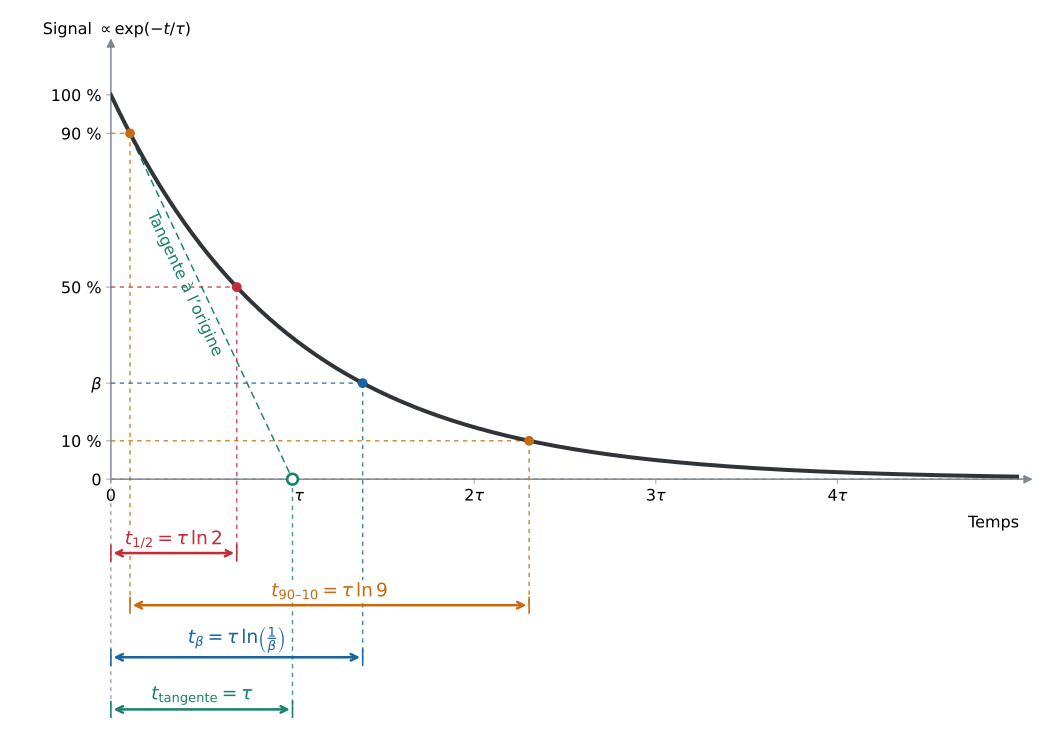

Generate this figure with Python:
"""Descente exponentielle : définitions graphiques des temps caractéristiques."""
from pathlib import Path
import os
os.environ.setdefault('MPLCONFIGDIR', '/tmp/matplotlib-rcmes')
import numpy as np
import matplotlib
matplotlib.use('Agg')
import matplotlib.pyplot as plt
from matplotlib.transforms import ScaledTranslation

out = Path(__file__).resolve().parent
plt.rcParams.update({'font.family': 'DejaVu Sans', 'font.size': 12,
                     'axes.spines.top': False, 'axes.spines.right': False})
fig, ax = plt.subplots(figsize=(11, 7.8))
fig.subplots_adjust(left=.105, right=.965, top=.94, bottom=.36)
blue, orange, purple, green = '#1764a0', '#c66b13', '#c42b38', '#19816b'
# beta est la fraction restante de la valeur initiale (0 < beta < 1).
tau = 1.0
beta = 0.25

def response(t):
    return np.exp(-t / tau)

def crossing(p):
    return tau * np.log(1 / p)

th, t10, t90 = [crossing(p) for p in [.5, .1, .9]]
tbeta = tau * np.log(1 / beta)
ttan = tau
t = np.linspace(0, 5 * tau, 1000)
ax.plot(t, response(t), color='#303438', lw=3, zorder=4)
ax.axhline(0, color='#63717c', lw=1.1, ls=(0,(3,3)), alpha=.8)
ax.plot([0,ttan], [1,0], color=green, lw=1.1, ls=(0,(5,3)))
ax.scatter([ttan],[0], s=65, facecolors='white', edgecolors=green, linewidths=2, zorder=6, clip_on=False)
ax.text(.20*tau,.69,'Tangente à l’origine', color=green, fontsize=12,
        rotation=-65, rotation_mode='anchor')
ax.set_xlim(0,5*tau)
ax.set_ylim(0,1.13)
ax.set_yticks([0,.1,beta,.5,.9,1], ['0','10 %',r'$\beta$','50 %','90 %','100 %'])
ax.set_xticks(np.arange(5) * tau, ['0', r'$\tau$', r'$2\tau$', r'$3\tau$', r'$4\tau$'])
# Décaler seulement l'étiquette tau, en conservant sa graduation à t = tau.
tau_label = ax.get_xticklabels()[1]
tau_label.set_transform(tau_label.get_transform() +
                        ScaledTranslation(5 / 72, 0, fig.dpi_scale_trans))
ax.set_xlabel('Temps', loc='right', labelpad=8)
ax.text(-.075, 1.025, r'Signal $\propto \exp(-t/\tau)$', transform=ax.transAxes, ha='left')
ax.spines[['left','bottom']].set_visible(False)
# Axes fléchés, indépendants des repères de construction.
for endpoint in [(1.015, 0), (0, 1.015)]:
    ax.annotate('', xy=endpoint, xytext=(0, 0), xycoords='axes fraction',
                arrowprops=dict(arrowstyle='-|>', color='#7d8790', lw=1.1,
                                mutation_scale=13, shrinkA=0, shrinkB=0),
                annotation_clip=False, zorder=2)
ax.tick_params(color='#a1aab2')
trans = ax.get_xaxis_transform()
def guide(x,level,row,color):
    ax.plot([0,x],[level,level], color=color, lw=1.1, ls=(0,(3,3)), alpha=.8)
    ax.plot([x,x],[level/ax.get_ylim()[1],row], transform=trans,
            color=color, lw=1.1, ls=(0,(3,3)), alpha=.8, clip_on=False)
    ax.scatter([x],[level], s=40, color=color, zorder=6)
def interval(a,b,row,color,label):
    ax.annotate('',xy=(a,row),xytext=(b,row),xycoords=trans,
                arrowprops=dict(arrowstyle='<->',color=color,lw=1.9),annotation_clip=False)
    for x in [a,b]:
        ax.plot([x,x],[row-.018,row+.018],transform=trans,color=color,lw=1.2,clip_on=False)
    ax.text((a+b)/2,row+.010,label,transform=trans,ha='center',va='bottom',
            color=color,fontsize=14,clip_on=False,
            bbox=dict(facecolor='white',edgecolor='none',pad=1.5))
# Les projections se prolongent jusqu'à la flèche propre à chaque définition.
for x,level,row,color in [(th,.5,-.17,purple),(t10,.1,-.29,orange),
                           (t90,.9,-.29,orange),(tbeta,beta,-.41,blue)]:
    guide(x,level,row,color)
ax.plot([ttan,ttan],[0,-.53], transform=trans, color=green,
        lw=1.1, ls=(0,(3,3)), alpha=.8, clip_on=False)
ax.plot([0,0],[0,-.53],transform=trans,color='#9aa4ad',lw=1,
        ls=(0,(3,3)),clip_on=False)
interval(0,th,-.17,purple,r'$t_{1/2}=\tau\,\ln 2$')
interval(t90,t10,-.29,orange,r'$t_{90–10}=\tau\,\ln 9$')
interval(0,tbeta,-.41,blue,r'$t_{\beta}=\tau\,\ln\!\left(\frac{1}{\beta}\right)$')
interval(0,ttan,-.53,green,r'$t_{\mathrm{tangente}}=\tau$')
for ext in ['png','svg']:
    fig.savefig(out/f'{Path(__file__).stem}.{ext}', dpi=200, facecolor='white')
plt.close(fig)
